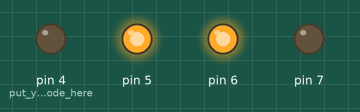
Bench run of a sketch on a simulated Arduino Uno, built with avr-gcc and run on an emulated ATmega328P. Shown: output pins drawn as LEDs (lit = HIGH).

Above: at 0.1 s.
Timing chart, 0 to 1.6 s (numbered marks = the images above):
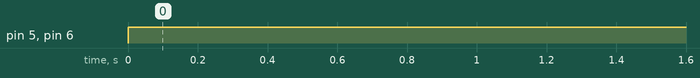

Measured:
- by itself, pin 5, pin 6: LOW → HIGH at 0.00 s

The sketch:

motor_test_sheild.ino
```cpp
/*code for motor test in L298 motor driver shieild for arduino
 * Creeated by
 * Sama-E-Shan
 */
void setup()
{
pinMode(4,OUTPUT);  // put your setup code here, to run once:
pinMode(5,OUTPUT);
pinMode(6,OUTPUT);
pinMode(7,OUTPUT);
}

void loop()
{
//digitalWrite(4,HIGH);
//analogWrite(5,255);
//digitalWrite(7,HIGH);
//analogWrite(6,255);
//delay(3000);
digitalWrite(4,LOW);
analogWrite(5,255);
digitalWrite(7,LOW);
analogWrite(6,255);
delay(3000);
}
```
